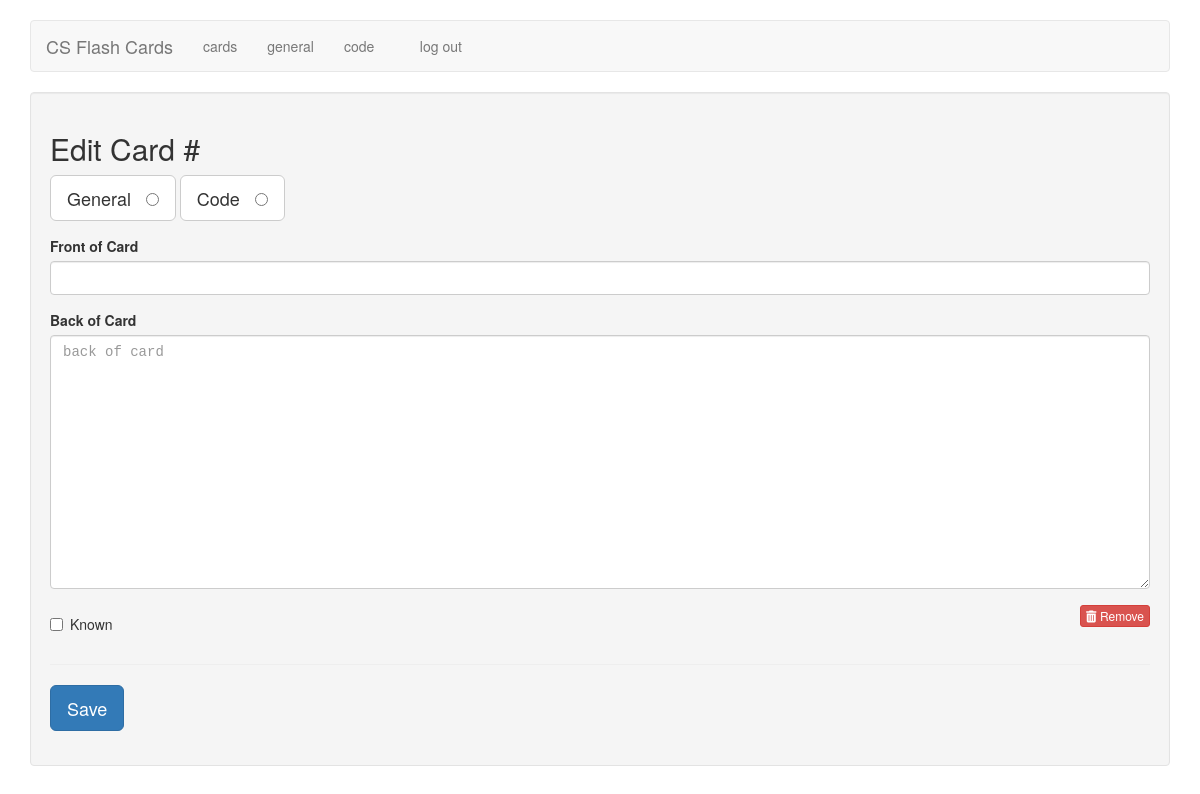
/edit/1054 (signed in), run on an earlier commit of the app's database.
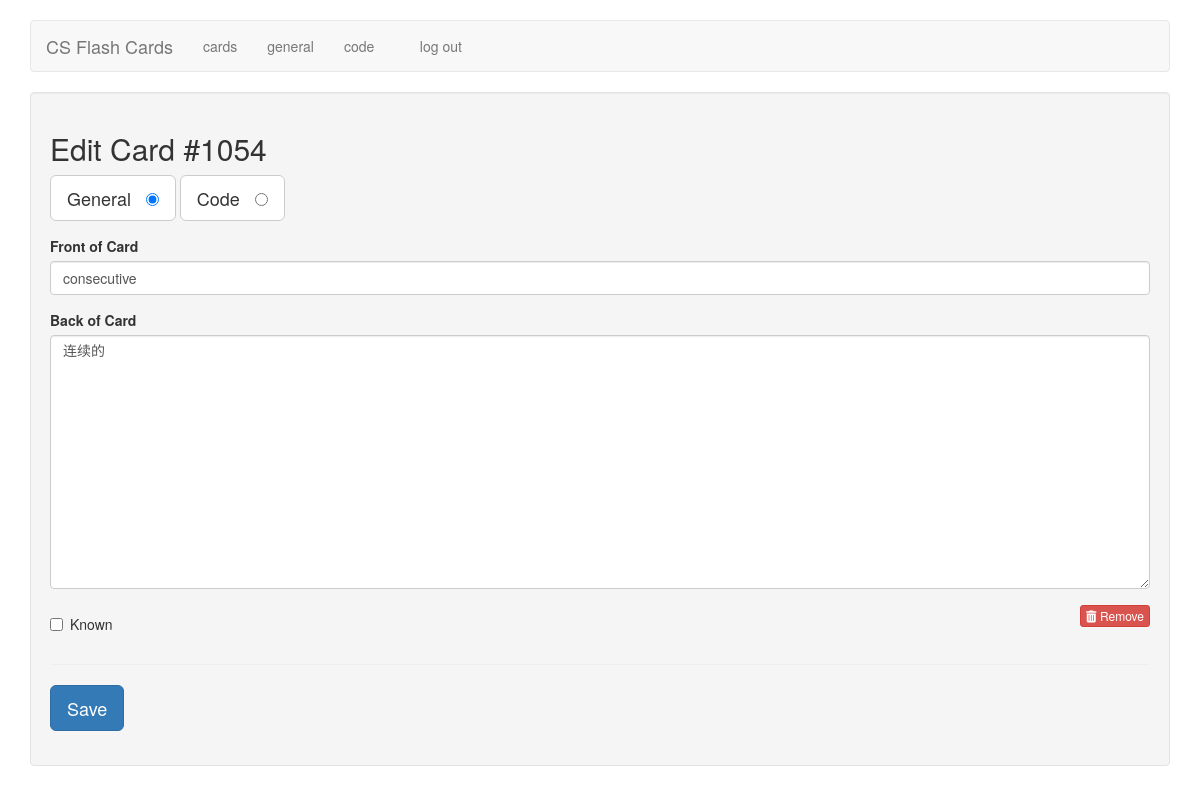
And on a later commit of the database.
### tables this page shows
CREATE TABLE cards (
  id integer primary key autoincrement,
  type tinyint not null, /* 1 for vocab, 2 for code */
  front text not null,
  back text not null,
  known boolean default 0
);

### flash_cards.py (the view)
@app.route('/edit/<card_id>')
def edit(card_id):
    if not session.get('logged_in'):
        return redirect(url_for('login'))
    db = get_db()
    query = '''
        SELECT id, type, front, back, known
        FROM cards
        WHERE id = ?
    '''
    cur = db.execute(query, [card_id])
    card = cur.fetchone()
    return render_template('edit.html', card=card)

### flash_cards.py (called while the page is built)
def connect_db():
    rv = sqlite3.connect(app.config['DATABASE'])
    rv.row_factory = sqlite3.Row
    return rv

def get_db():
    if not hasattr(g, 'sqlite_db'):
        g.sqlite_db = connect_db()
    return g.sqlite_db

### templates/edit.html (shortened to what this page needs)
{% extends "layout.html" %}
{% block body %}
    <div class="well">
        <h2>Edit Card #{{ card.id }}</h2>
        <form action="{{ url_for('edit_card') }}" method="post" class="cardForm">
            <div class="form-group">
                <label for="general" class="btn btn-default btn-lg">General &nbsp;
                    <input type="radio" name="type" value="1"
                           id="general" {{ "checked" if (card.type == 1) else "" }} />
                </label>
                <label for="code" class="btn btn-default btn-lg">Code &nbsp;
                    <input type="radio" name="type" value="2" id="code" {{ "checked" if (card.type == 2) else "" }} />
                </label>
            </div>
            <div class="form-group">
                <label for="front">Front of Card</label>
                <input type="text" name="front" id="front" class="form-control" value="{{ card.front|e }}">
            </div>
            <div class="form-group">
                <label for="back">Back of Card</label>
                <textarea name="back"
                          class="form-control"
                          id="back"
                          placeholder="back of card"
                          rows="12">{{ card.back|e }}</textarea>
            </div>
            <div class="row">
                <div class="col-xs-6">
                    <div class="checkbox">
                        <label>
                            <input type="checkbox" name="known"
                               value="1" {{ "checked" if (card.known == 1) else "" }} /> Known
                        </label>
                    </div>
                </div>
                <div class="col-xs-6 text-right">
                    <a href="{{ url_for('delete', card_id=card.id) }}" class="btn btn-danger btn-xs">
                        <i class="fa fa-trash"></i>
                        Remove
                    </a>
                </div>
            </div>
            <hr />
            <div class="form-group">
                <button type="submit" class="saveButton btn btn-lg btn-primary">Save</button>
            </div>
        </form>
    </div>
{% endblock %}

What changed in the data, as far as the page shows it:
added cards: id "1054", front "consecutive", back "连续的"
Also different on the page:
form field type: "☐ General" → "☑ General"
